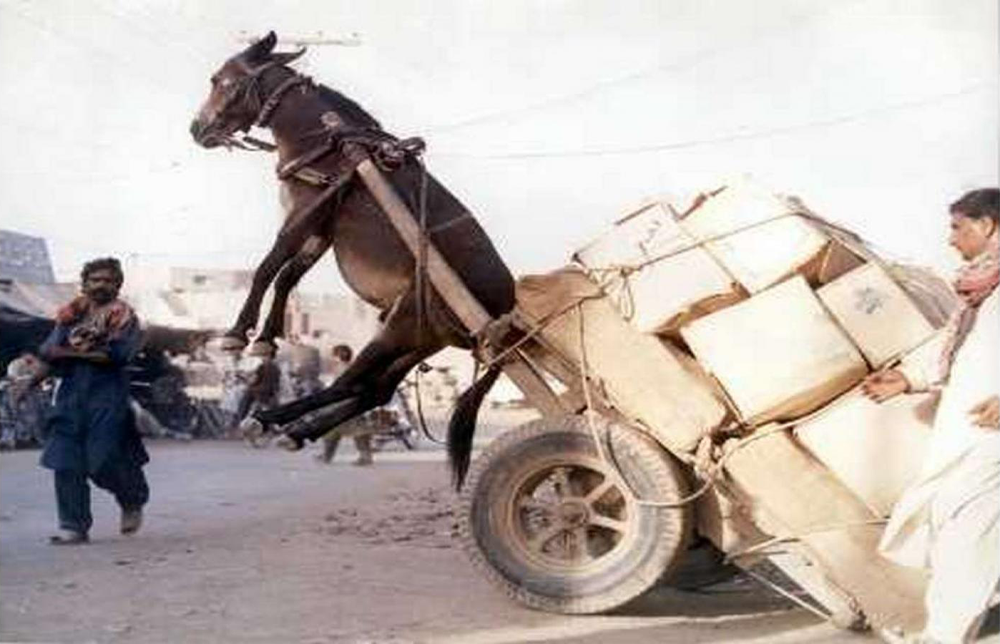
#> input picture images/Donkey.bmp, 1000 x 644 px, shrunk from 1398 x 900 before the run
$ jupyter execute week3_demo.ipynb
#> lines starting #> are read from the running program, lines starting #| are printed output that depends on the picture; after the words box and inside, x2 and y2 are one past the last pixel; in counts of white or black regions, pixels touching at a corner belong together
# Images In Frequency Domain Demo

## Fourier Transform

### $$ I(u,v) = \sum_{x= 0}^{N_{clos} - 1 } \sum_{y = 0}^{N_{rows} - 1}  I(x,y) e^{-i2 \pi (\frac{xu}{N_{cols}}+\frac{yv}{N_{rows}})}$$

### Import neccesary libraries

[cell 1]
import numpy as np
import matplotlib.pyplot as plt
import matplotlib.colors as col
import matplotlib.image as mpimg
from scipy import fftpack

### Extraction of Value Channel From RGB Image

[cell 2]
def extractValueChannel(image):
    try:
        # Check if it has three channels or not
        np.size(image, 2)
    except:
        return image
    hsvImage = col.rgb_to_hsv(image)
    return hsvImage[..., 2]

### Generate a frequency domain filter
* Only ideal low pass filter and high pass filters are supported
* w is the width of the filter window (fraction of image width)
* h is the height of filter widnow (fraction of image height)
* filterType is LPF or HPF only

[cell 3]
def generateFilter(image,w,h, filtType):
    if w > 0.5 or h > 0.5:
        print("w and h must be < 0.5")
        exit()
    m = np.size(image,0)
    n = np.size(image,1)
    LPF = np.zeros((m,n))
    HPF = np.ones((m,n))
    xi = np.round((0.5 - w/2) * m)
    xf = np.round((0.5 + w/2) * m)
    yi = np.round((0.5 - h/2) * n)
    yf = np.round((0.5 + h/2) * n)
    LPF[int(xi):int(xf),int(yi):int(yf)] = 1
    HPF[int(xi):int(xf),int(yi):int(yf)] = 0
    if filtType == "LPF":
        return LPF
    elif filtType == "HPF":
        return HPF
    else:
        print("Only Ideal LPF and HPF are supported")
        exit()

### Loading the images

[cell 4]
image = mpimg.imread("images/Donkey.bmp")
#> image is the input picture: shape (644, 1000, 3); mean R, G, B 186.5, 176.3, 171.7
plt.figure("Original Image", figsize=(10,10))
plt.imshow(image)

### Extract Value Channel

[cell 5]
valueChannel = extractValueChannel(image)
#> in extractValueChannel, `hsvImage = col.rgb_to_hsv(image)`: hsvImage: shape (644, 1000, 3) float32; mean of channels 0, 1, 2 0.3, 0.1, 188.2
#> in extractValueChannel, `return hsvImage[..., 2]`:
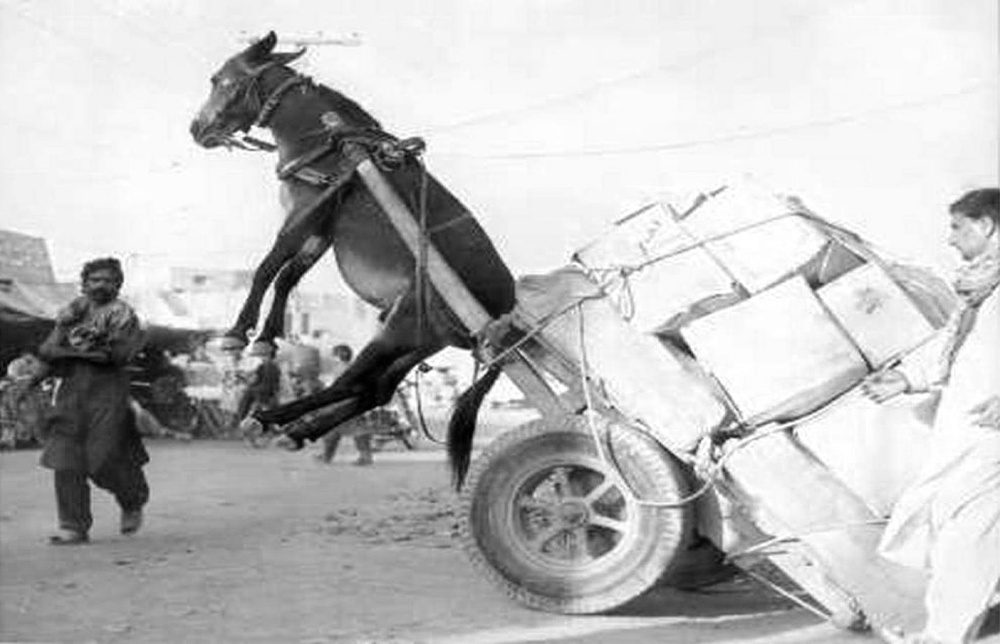
#> returned value: shape (644, 1000) float32; min 0, max 255, mean 188.2
plt.figure("Value Channel of the Image", figsize=(10,10))
plt.imshow(valueChannel)

### Getting Fourier Transform of the image

[cell 6]
valueChannel = extractValueChannel(image)
FT = fftpack.fft2(valueChannel)
plt.figure("Fourier Transform of the Image", figsize=(10,10))
plt.imshow(np.log(1+np.abs(FT)))
plt.set_cmap("gray")
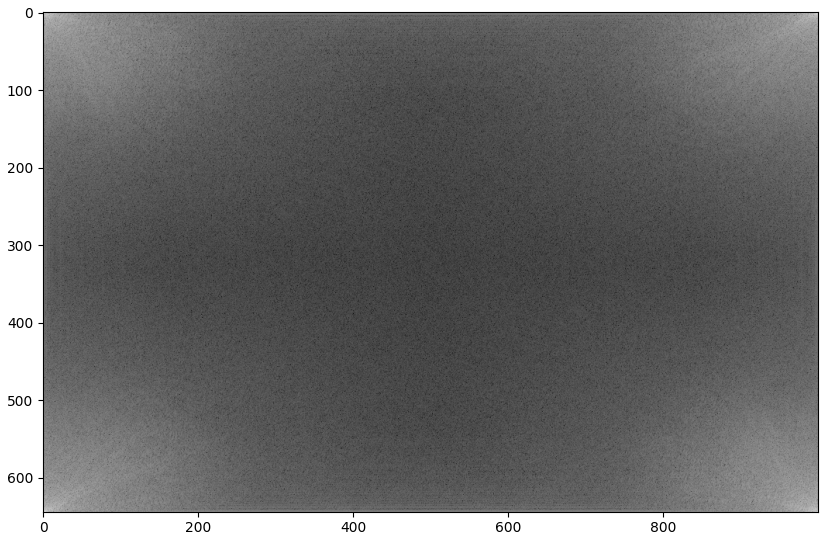
#> figure drawn by matplotlib, 1 panel

### Apply shift of the spectrum

[cell 7]
ShiftedFT = fftpack.fftshift(FT)
plt.figure("Fourier Transform of the Image", figsize=(10,10))
plt.imshow(np.log(1+np.abs(ShiftedFT)))
plt.set_cmap("gray")
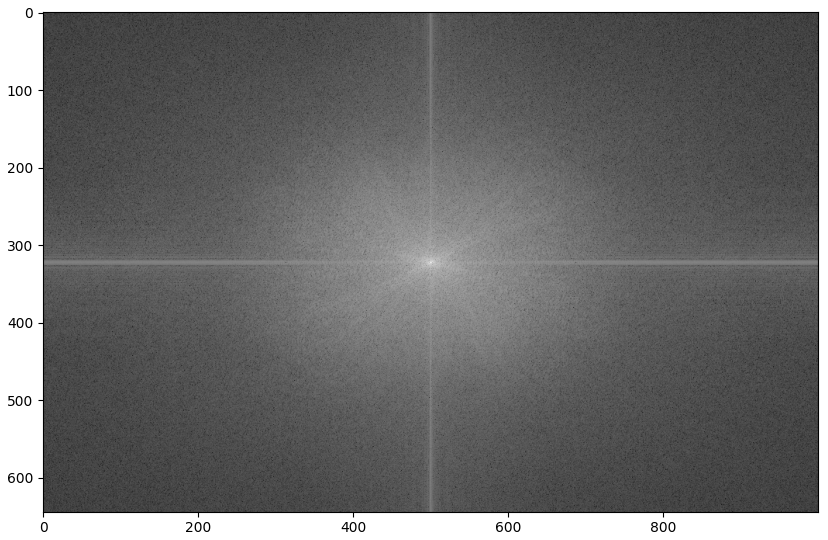
#> figure drawn by matplotlib, 1 panel

### Effect of log  excluding
Magnitude visualization of fourier transform without log operator

[cell 8]
ShiftedFT = fftpack.fftshift(FT)
plt.figure("Fourier Transform of the Image", figsize=(20,20))
plt.imshow(np.abs(ShiftedFT))
plt.set_cmap("gray")
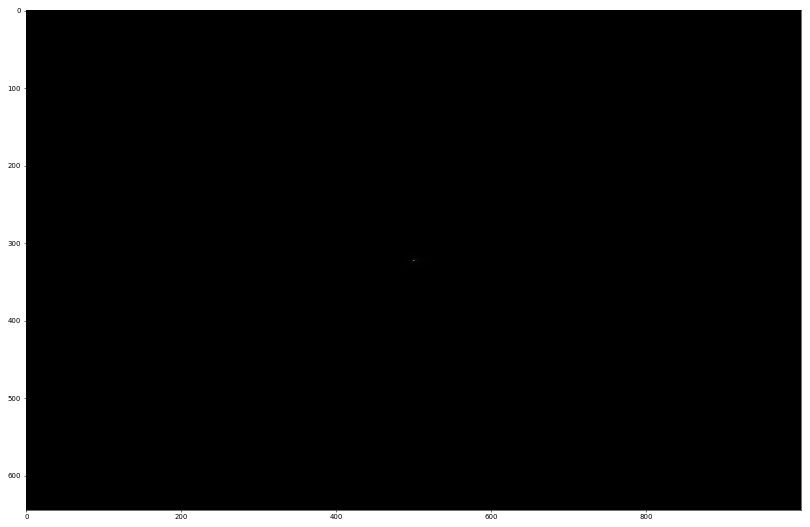
#> figure drawn by matplotlib, 1 panel

### Generate Ideal LPF filter in frequency Domain

[cell 9]
LPF = generateFilter(ShiftedFT,0.05, 0.05, "LPF")
#> in generateFilter, `m = np.size(image,0)`: m = 644
#> in generateFilter, `n = np.size(image,1)`: n = 1000
#> in generateFilter, `xi = np.round((0.5 - w/2) * m)`: xi = 306
#> in generateFilter, `xf = np.round((0.5 + w/2) * m)`: xf = 338
#> in generateFilter, `yi = np.round((0.5 - h/2) * n)`: yi = 475
#> in generateFilter, `yf = np.round((0.5 + h/2) * n)`: yf = 525
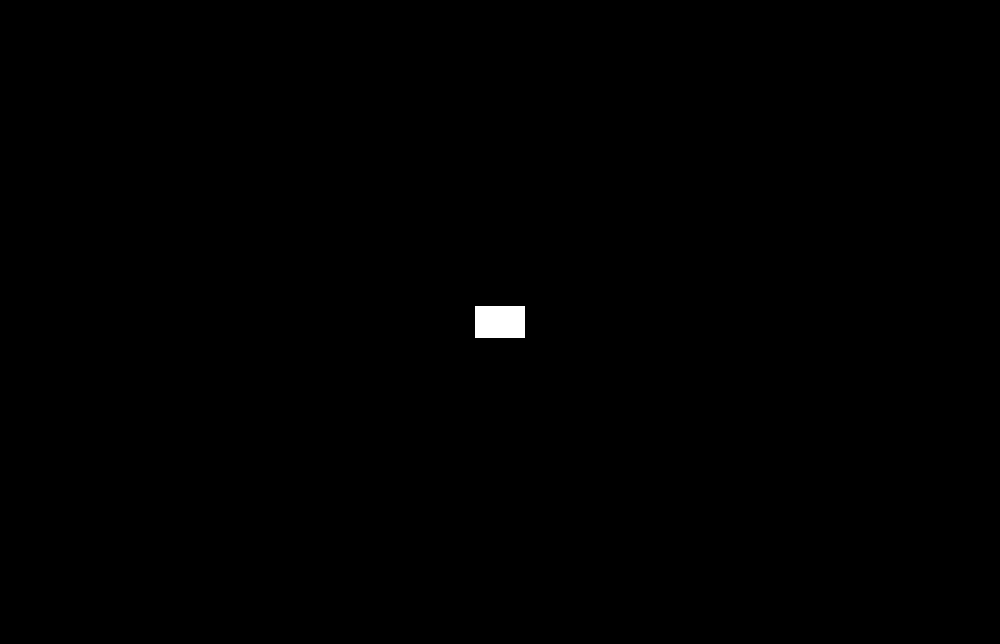
#> LPF: shape (644, 1000) float64; values 0 (black) and 1 (white), 0.25% white; 1 white region, box (x1, y1, x2, y2) and area: (475, 306, 525, 338) 1600
plt.figure("Ideal Low Pass Filter in frequency domain", figsize=(10,10))
plt.imshow(LPF)

### Apply Filter in Frequency Domain
#### Just multipy the ideal LPF by the fourier spectrum of the image

[cell 10]
filteredVChannel = np.abs(fftpack.ifft2(LPF * ShiftedFT))
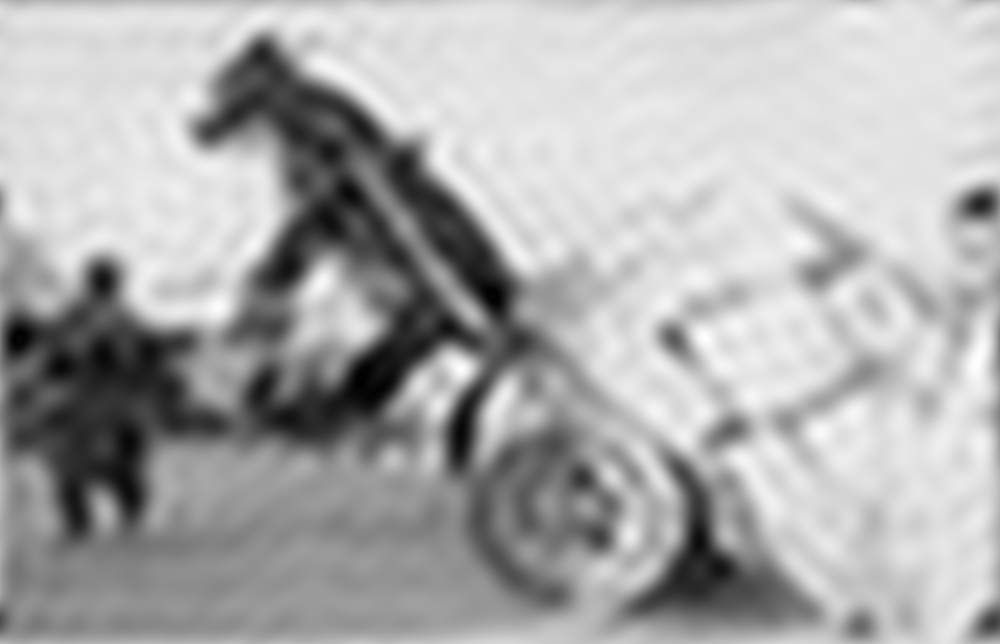
#> filteredVChannel: shape (644, 1000) float64; min 0.266, max 277.9, mean 188.2; drawn with min black and max white
plt.figure("Filtered Value Channel of the Image", figsize=(10,10))
plt.imshow(filteredVChannel)

### Recover color information

[cell 11]
# Covert Image to hsv
hsvImage = col.rgb_to_hsv(image)
filteredVChannel = filteredVChannel/np.max(filteredVChannel)
# Add filtered value channel to hsv image
hsvImage[...,2] = filteredVChannel
#> hsvImage: shape (644, 1000, 3) float32; mean of channels 0, 1, 2 0.261, 0.149, 0.677
# Return Back to rgb color space
finalImage = col.hsv_to_rgb(hsvImage)
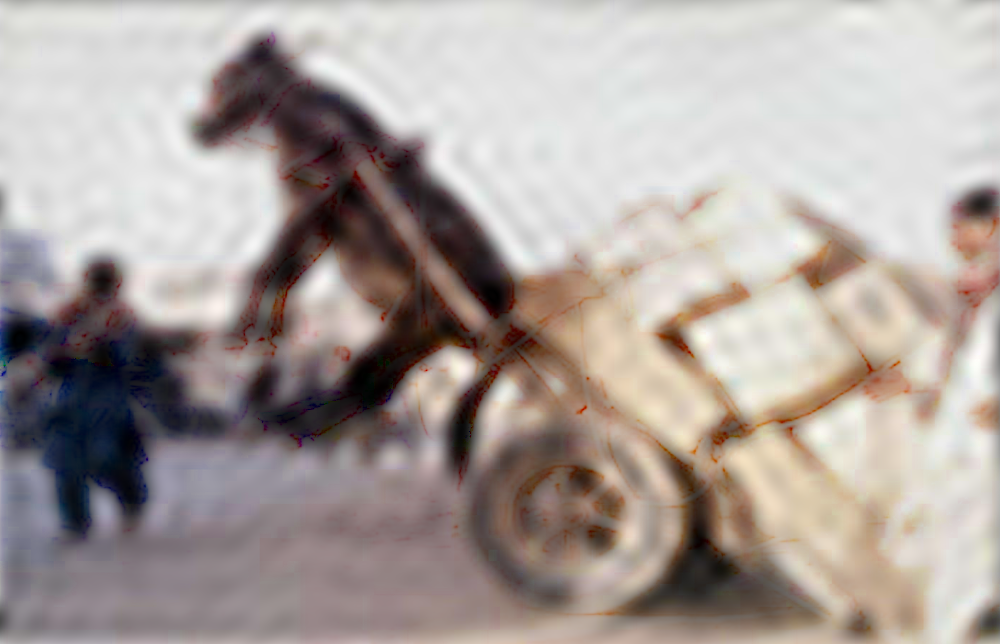
#> finalImage: shape (644, 1000, 3) float32; mean R, G, B 0.67, 0.632, 0.615
plt.figure("Final Image", figsize=(10,10))
plt.imshow(finalImage)

## Same for HPF

[cell 12]
HPF = generateFilter(ShiftedFT,0.025, 0.025, "HPF")
#> HPF: shape (644, 1000) float64; values 0 (black) and 1 (white), 99.9% white; 1 black region, box (x1, y1, x2, y2) and area: (488, 314, 512, 330) 384
plt.figure("Ideal High Pass Filter in frequency domain", figsize=(10,10))
plt.imshow(HPF)
filteredVChannel = np.abs(fftpack.ifft2(HPF * ShiftedFT))
plt.figure("Filtered Value Channel of the Image", figsize=(10,10))
plt.imshow(filteredVChannel)
# Covert Image to hsv
hsvImage = col.rgb_to_hsv(image)
filteredVChannel = filteredVChannel/np.max(filteredVChannel)
# Add filtered value channel to hsv image
hsvImage[...,2] = filteredVChannel
#> hsvImage: shape (644, 1000, 3) float32; mean of channels 0, 1, 2 0.261, 0.149, 0.115
# Return Back to rgb color space
finalImage = col.hsv_to_rgb(hsvImage)
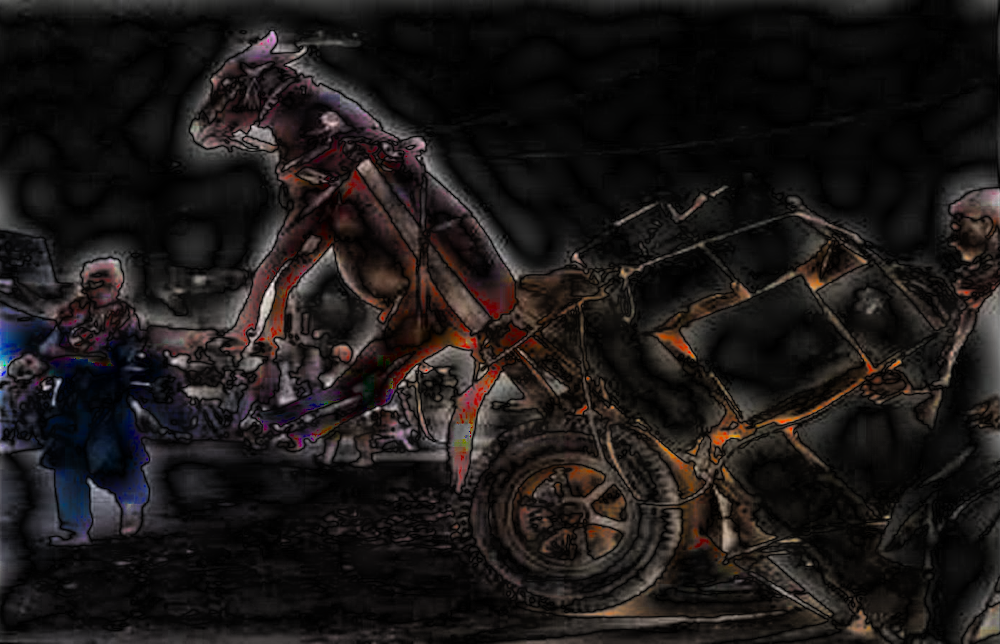
#> finalImage: shape (644, 1000, 3) float32; mean R, G, B 0.111, 0.0968, 0.0944
plt.figure("Final Image", figsize=(10,10))
plt.imshow(finalImage)

$ run again, with images/Aussies.bmp copied over images/Donkey.bmp
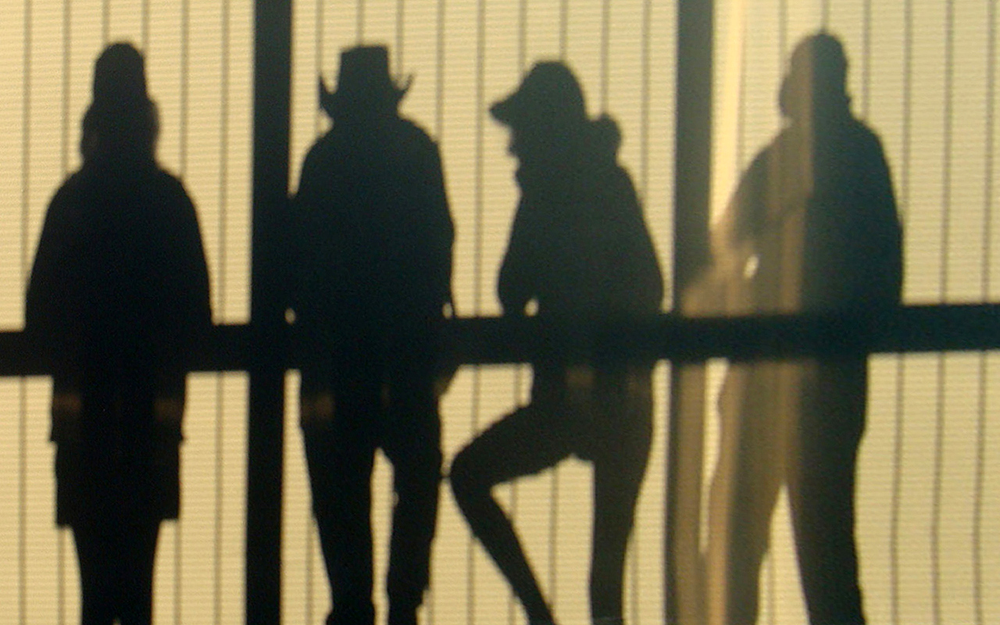
#> input picture images/Aussies.bmp, 1000 x 625 px, shrunk from 1280 x 800 before the run
#> image is the input picture: shape (625, 1000, 3); mean R, G, B 114.2, 107.3, 77.8
#> `[cell 8] ShiftedFT = fftpack.fftshift(FT) plt.figure("Fourier Transfor..`:
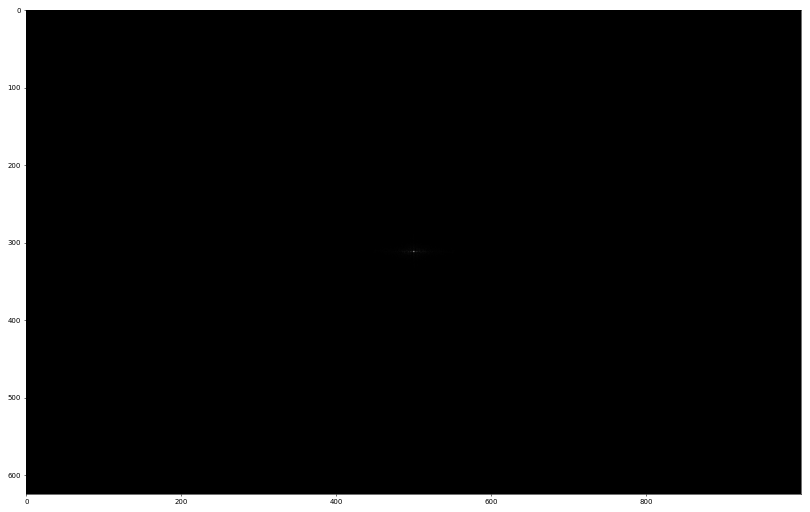
#> figure drawn by matplotlib, 1 panel
#> m = 625
#> n = 1000
#> xi = 297
#> xf = 328
#> yi = 475
#> yf = 525
#> LPF: shape (625, 1000) float64; values 0 (black) and 1 (white), 0.25% white; 1 white region, box (x1, y1, x2, y2) and area: (475, 297, 525, 328) 1550
#> HPF: shape (625, 1000) float64; values 0 (black) and 1 (white), 99.9% white; 1 black region, box (x1, y1, x2, y2) and area: (488, 305, 512, 320) 360
#> `finalImage = col.hsv_to_rgb(hsvImage)`:
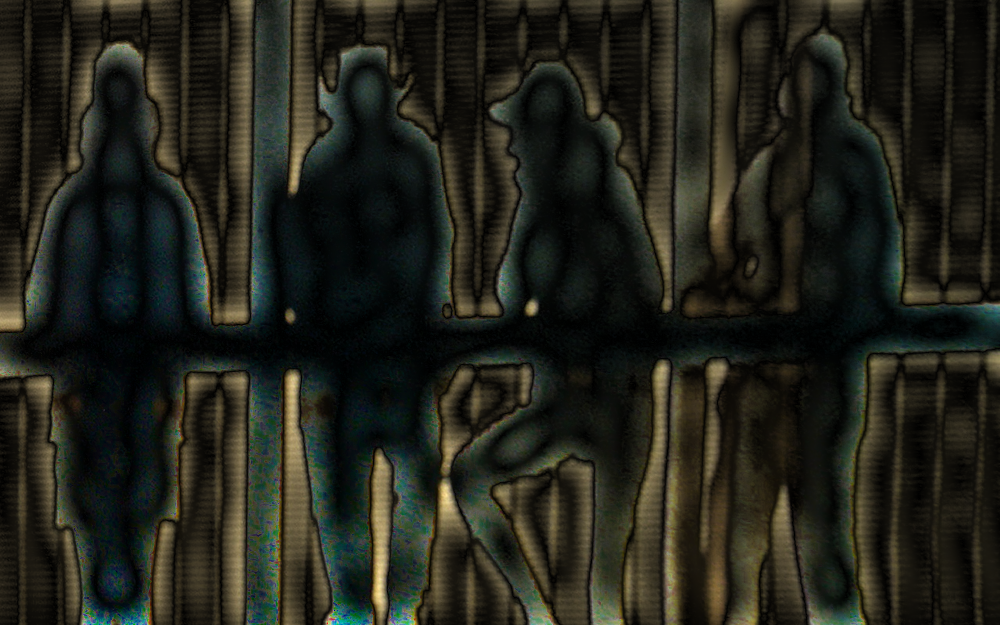
#> finalImage: shape (625, 1000, 3) float32; mean R, G, B 0.137, 0.139, 0.105
